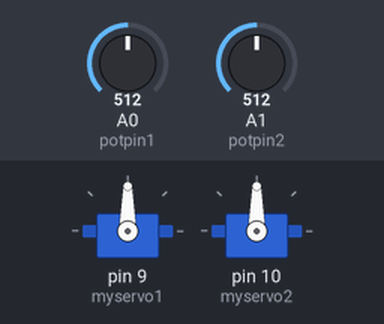
Simulated run of this sketch. Board: Arduino Uno, built with avr-gcc and run on an emulated ATmega328P. Parts: 2 × servo. Inputs (shaded band) come from the test bench; at power-on: A0 (potpin1) = 512, A1 (potpin2) = 512.

Above: at 1.2 s.
1.3 s: A0 (potpin1) set to 716
At 2.5 s:
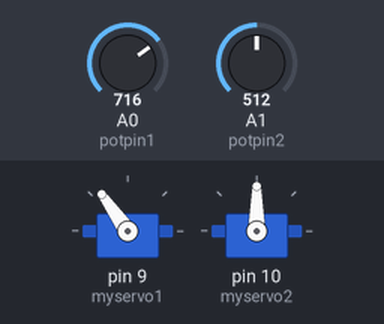
2.8 s: A1 (potpin2) set to 716
At 4.0 s:
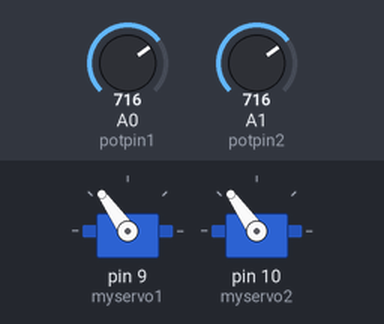
4.3 s: A0 (potpin1) set to 900
At 5.4 s:
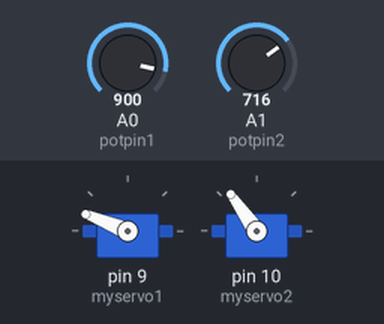
5.8 s: A1 (potpin2) set to 900
At 6.7 s:
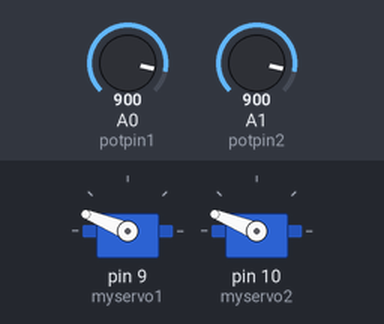
7.3 s: A0 (potpin1) set to 1023
At 8.0 s:
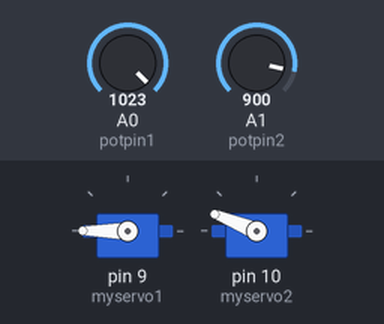
8.8 s: A1 (potpin2) set to 1023
At 9.3 s:
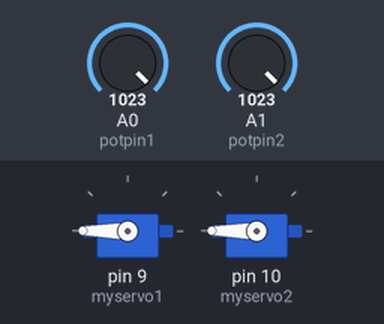
Timing chart, 0 to 11.3 s (numbered marks = the images above; inputs shaded):
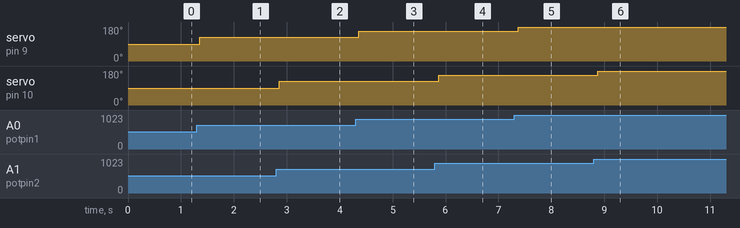

The sketch:

Arm.ino
```cpp
#include <Servo.h>
Servo myservo1;
Servo myservo2;

int potpin1 = A0;
int potpin2 = A1;


void setup() {
  myservo1.attach(9);
  myservo2.attach(10);
}

void loop() {
  int val1 = analogRead(potpin1);
  int val2 = analogRead(potpin2);
  val1 = map(val1, 0, 1023, 0, 180);
  val2 = map(val2, 0, 1023, 0, 180);
  myservo1.write(val1);
  myservo2.write(val2);
  delay(150);
}

// زود عدد السيرفو زي ما انت عاوز
```

Measured:
- after the input at 1.3 s, servo on pin 9 (myservo1): 90° → 125° after 0.05 s
- after the input at 2.8 s, servo on pin 10 (myservo2): 90° → 125° after 0.06 s
- after the input at 4.3 s, servo on pin 9 (myservo1): 125° → 158° after 0.06 s
- after the input at 5.8 s, servo on pin 10 (myservo2): 125° → 158° after 0.07 s
- after the input at 7.3 s, servo on pin 9 (myservo1): 158° → 180° after 0.07 s
- after the input at 8.8 s, servo on pin 10 (myservo2): 158° → 180° after 0.08 s
